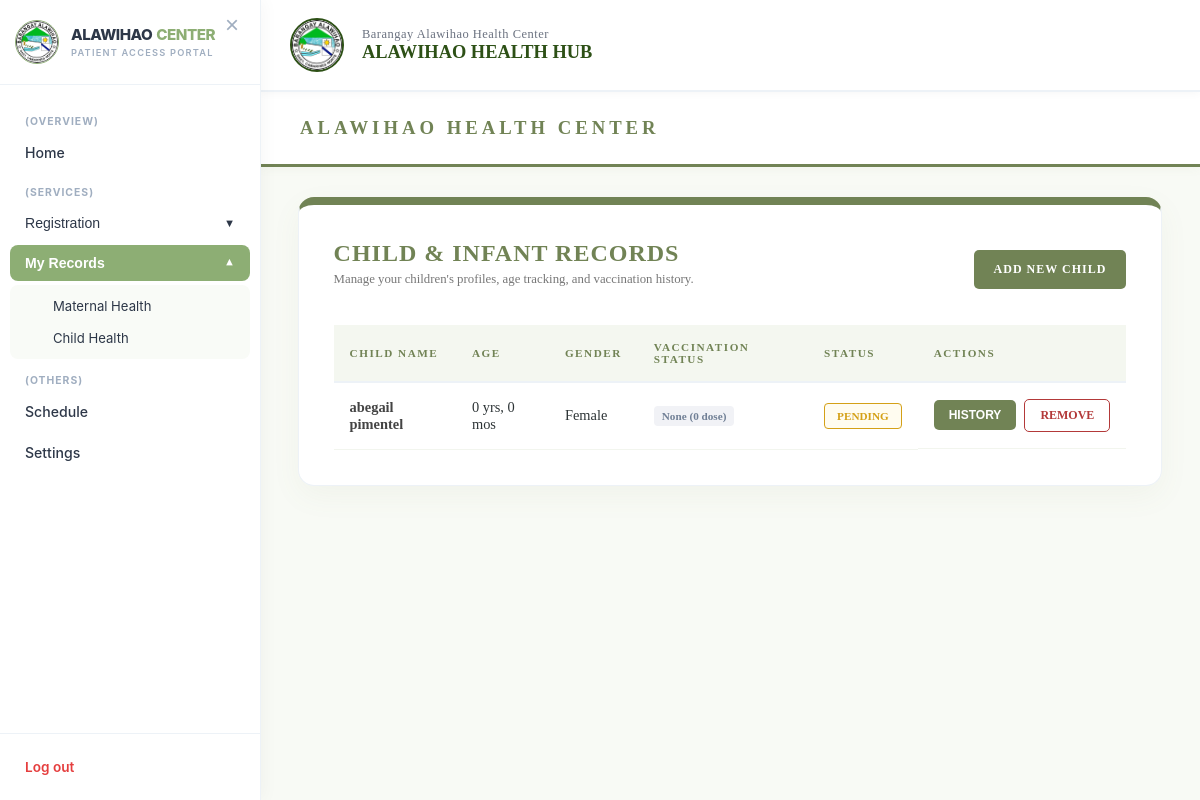
The app's page /user_child_records.php (signed in) with its own data.
### tables this page shows
CREATE TABLE `children` (
  `id` int(11) NOT NULL,
  `user_id` int(11) NOT NULL,
  `child_name` varchar(255) NOT NULL,
  `mother_name` varchar(255) NOT NULL,
  `father_name` varchar(150) DEFAULT NULL,
  `gender` enum('Male','Female') NOT NULL,
  `birth_date` date NOT NULL,
  `weight_kg` decimal(5,2) DEFAULT NULL,
  `height_cm` decimal(5,2) DEFAULT NULL,
  `weight` float NOT NULL,
  `blood_type` varchar(10) DEFAULT NULL,
  `place_of_birth` varchar(255) NOT NULL,
  `family_no` varchar(50) DEFAULT NULL,
  `address` text DEFAULT NULL,
  `barangay` varchar(100) DEFAULT NULL,
  `health_center` varchar(100) DEFAULT NULL,
  `created_at` timestamp NOT NULL DEFAULT current_timestamp(),
  `status` enum('Pending','Approved') DEFAULT 'Pending',
  `vaccination_status` varchar(20) DEFAULT 'None',
  `vaccine_taken` text DEFAULT NULL,
  `administered_by` varchar(255) DEFAULT NULL,
  `family_serial` varchar(50) DEFAULT NULL,
  `birth_height` varchar(20) DEFAULT NULL,
  `immunization_records` text DEFAULT NULL
);

### user_child_records.php (the view, shortened to what this page needs)
<?php
include 'db_connect.php';
$user_id = $_SESSION['user_id'];
$query = "SELECT c.*,
                 c.weight_kg AS weight_kg,
                 c.height_cm AS height,
                 COALESCE(c.vaccine_taken, 'None') AS vaccine_taken,
                 c.birth_date AS r_dob, c.administered_by,
                 TIMESTAMPDIFF(YEAR, c.birth_date, CURDATE()) AS age_years,
                 TIMESTAMPDIFF(MONTH, c.birth_date, CURDATE()) % 12 AS age_months
          FROM children c
          WHERE c.user_id = ?
          ORDER BY c.created_at DESC";
$stmt = $conn->prepare($query);
$stmt->bind_param("i", $user_id);
$stmt->execute();
$result_children = $stmt->get_result();
$my_records = [];
while ($row = $result_children->fetch_assoc()) {
    $history_arr = [];
    $row['history'] = $history_arr;
    $unique_vaccines = [];
    $row['total_doses'] = count($unique_vaccines);
    $my_records[] = $row;
}
?>
<!DOCTYPE html>
<html lang="en">
<head>
</head>
<body>
<?php include 'user_sidebar.php'; ?>
<div id="main">
    <div class="topbar">
        <img src="images/logo.jpg" alt="Brgy Logo">
        <div class="logo-text">
            <span>Barangay Alawihao Health Center</span>
            <strong>ALAWIHAO HEALTH HUB</strong>
        </div>
    </div>
    <div class="header">
        <h3 style="margin:0; letter-spacing: 4px; color: var(--primary-green); font-weight: 900;">ALAWIHAO HEALTH CENTER</h3>
    </div>
    <div class="table-container">
        <div style="display: flex; justify-content: space-between; align-items: center; margin-bottom: 25px;">
            <div>
                <h2 style="color: var(--primary-green); margin: 0; letter-spacing: 1px;">CHILD & INFANT RECORDS</h2>
                <p style="color: #777; font-size: 0.8rem; margin-top: 5px;">Manage your children's profiles, age tracking, and vaccination history.</p>
            </div>
            <a href="user_reg_newborn.php" class="btn-register">ADD NEW CHILD</a>
        </div>
        <table>
            <thead>
                <tr>
                    <th>Child Name</th>
                    <th>Age</th>
                    <th>Gender</th>
                    <th>Vaccination Status</th>
                    <th>Status</th>
                    <th>Actions</th>
                </tr>
            </thead>
            <tbody>
                <?php if (!empty($my_records)): ?>
                    <?php foreach($my_records as $row): ?>
                    <tr>
                        <td style="font-weight: bold; color: #444;"><?php echo htmlspecialchars($row['child_name']); ?></td>
                        <td><?php echo "{$row['age_years']} yrs, {$row['age_months']} mos"; ?></td>
                        <td><?php echo htmlspecialchars($row['gender']); ?></td>
                        <td>
                            <?php
                                $doses = $row['total_doses'] ?? 0;
                                if ($doses > 0) {
                                    echo '<span class="vax-badge">Vaccinated (' . $doses . ' dose' . ($doses > 1 ? 's' : '') . ')</span>';
                                } else {
                                    echo '<span class="vax-badge" style="background: #f1f2f6; color: #718096;">None (0 dose)</span>';
                                }
                            ?>
                        </td>
                        <td>
                            <span class="status-badge <?php echo ($row['status'] == 'Approved') ? 'status-approved' : 'status-pending'; ?>">
                                <?php echo ($row['status'] == 'Approved') ? 'Verified' : 'Pending'; ?>
                            </span>
                        </td>
                        <td class="action-btns">
                            <button class="btn details-btn" onclick='openModal(<?php echo json_encode($row); ?>)'>History</button>
                            <?php if($row['status'] !== 'Approved'): ?>
                                <a href="?delete_id=<?php echo $row['id']; ?>" class="btn remove-btn" onclick="return confirm('Remove this pending registration?')">Remove</a>
                            <?php endif; ?>
                        </td>
                    </tr>
                    <?php endforeach; ?>
                <?php else: ?>
                    <tr><td colspan="6" style="text-align:center; padding: 50px; color: #aaa;">Walang nahanap na record ng mga bata.</td></tr>
                <?php endif; ?>
            </tbody>
        </table>
    </div>
</div>
</body>
</html>

### user_child_records.php (style rules this page uses)
:root { --primary-green: #718355; --bg-color: #f8faf5; --white: #ffffff; --dark-gray: #2d3436; --border-color: #e5eadc; --danger-red: #b33939; }
body { font-family: 'Times New Roman', serif; background-color: var(--bg-color); margin: 0; display: flex; }
#main { margin-left: 260px; width: calc(100% - 260px); padding-bottom: 50px; display: flex; flex-direction: column; align-items: center; transition: margin-left 0.3s ease-in-out, width 0.3s ease-in-out; }
.topbar { background: var(--white); border-bottom: 2px solid var(--border-color); padding: 18px 30px; display: flex; align-items: center; gap: 18px; position: sticky; top: 0; z-index: 200; box-shadow: 0 2px 8px rgba(0,0,0,0.03); width: 100%; box-sizing: border-box; }
.topbar img { width: 50px; height: 50px; border-radius: 50%; object-fit: cover; border: 2px solid #2d5016; flex-shrink: 0; }
.topbar .logo-text { display: flex; flex-direction: column; }
.topbar .logo-text span { font-size: 0.78rem; color: #6b7280; font-weight: 500; letter-spacing: 0.5px; }
.topbar .logo-text strong { font-size: 1.15rem; color: #2d5016; font-weight: 700; }
.header { width: 100%; background: var(--white); padding: 25px 40px; border-bottom: 3px solid var(--primary-green); box-sizing: border-box; margin-bottom: 30px; box-shadow: 0 2px 10px rgba(113, 131, 85, 0.05); }
.table-container { background: var(--white); width: 92%; padding: 35px; border-radius: 16px; box-shadow: 0 10px 30px rgba(113, 131, 85, 0.06); border: 1px solid var(--border-color); border-top: 8px solid var(--primary-green); box-sizing: border-box; }
table { width: 100%; border-collapse: collapse; margin-top: 20px; }
th { background: #f4f7f0; color: var(--primary-green); padding: 16px; text-align: left; border-bottom: 2px solid var(--border-color); text-transform: uppercase; font-size: 0.7rem; letter-spacing: 1.5px; }
td { padding: 16px; border-bottom: 1px solid #f2f5ee; color: var(--dark-gray); font-size: 0.9rem; }
.btn-register { background-color: var(--primary-green); color: white; padding: 12px 20px; text-decoration: none; border-radius: 5px; font-weight: bold; font-size: 0.75rem; letter-spacing: 1px; text-transform: uppercase; }
.status-badge { padding: 6px 12px; border-radius: 4px; font-size: 0.7rem; font-weight: bold; text-transform: uppercase; }
.status-pending { background: #fffcf0; color: #d4a017; border: 1px solid #d4a017; }
.vax-badge { background: #eef3ec; color: var(--primary-green); padding: 4px 8px; border-radius: 4px; font-size: 0.7rem; font-weight: bold; }
.action-btns { display: flex; gap: 8px; align-items: center; }
.btn { padding: 8px 15px; border-radius: 5px; font-size: 0.75rem; font-weight: bold; text-decoration: none; cursor: pointer; border: none; text-transform: uppercase; }
.details-btn { background: var(--primary-green); color: white; }
.remove-btn { background: transparent; color: var(--danger-red); border: 1px solid var(--danger-red); }

### user_sidebar.php (style rules this page uses)
:root { --sage: #8DAE74; --dark-sage: #6B8E55; --soft-sage: #F1F5ED; --pure-white: #FFFFFF; --text-main: #2D3748; --text-muted: #A0AEC0; --sidebar-width: 260px; --border-color: #EDF2F7; --transition: all 0.3s ease-in-out; }

### records on screen
children: child_name "abegail pimentel", age_years "0", age_months "0", gender "Female", status "PENDING"
